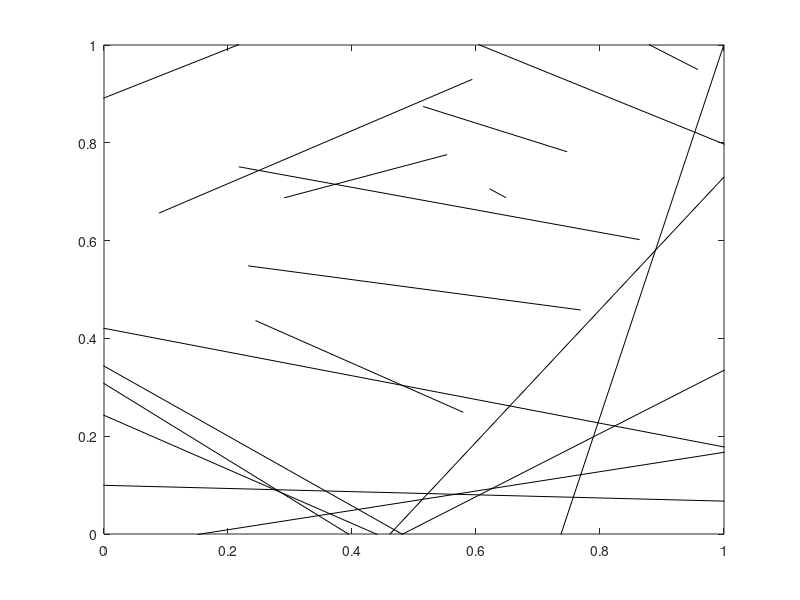

This chart was generated by the following MATLAB code:
%This program is fiber simulation for the mean free normal discontinuous

clear all                            %clearing program
close all
clc

kx=64;
[x]=linspace(0,1, kx+1);            %linespaceing for x
[y]=linspace(0,1, kx+1);            %linespacing for y

n=20;                             %sample size
a=-sqrt(2)/2;                       %lower bound for uniform distribution
b=sqrt(2)/2;                        %upper bound for uniform distribution
mu=(90)*pi/180;                     %mean (degrees)
sigma=(45)*pi/180;                  %standard deviation (degrees)

    for i=1:n
                    
        d=unifrnd(a,b,1);               %distance from origin
        angle=normrnd(mu,sigma,1);      %angle 
        L=unifrnd(0,sqrt(2),1);         %length of line
        xp=.5+d*cos(angle);             %x cordinate of midpoint
        yp=.5+d*sin(angle);             %y cordinate of midpoint
        x1=xp+(L/2)*cos(angle + pi/2);  %x cordinate of point 1
        y1=yp+(L/2)*sin(angle + pi/2);  %y cordinate of point 1
        x2=xp-(L/2)*cos(angle + pi/2);  %x cordinate of point 2
        y2=yp-(L/2)*sin(angle + pi/2);  %y cordinate of point 2
        x=[x1,x2];                      %x vector of point 1, 2
        y=[y1,y2];                      %y vector of point 1, 2
     
        
    
     plot(x,y,'k')                  %plot
     xlim([0 1])                    %x limits
     ylim([0 1])                    %y limits
     hold on;                       %hold on for graph 
  
    end